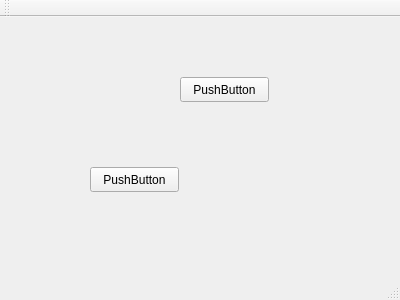
<?xml version="1.0" encoding="UTF-8"?>
<ui version="4.0">
 <class>MainWindow</class>
 <widget class="QMainWindow" name="MainWindow">
  <property name="geometry">
   <rect>
    <x>0</x>
    <y>0</y>
    <width>400</width>
    <height>300</height>
   </rect>
  </property>
  <property name="windowTitle">
   <string>MainWindow</string>
  </property>
  <widget class="QWidget" name="centralWidget">
   <widget class="QPushButton" name="pushButton">
    <property name="geometry">
     <rect>
      <x>180</x>
      <y>60</y>
      <width>89</width>
      <height>25</height>
     </rect>
    </property>
    <property name="text">
     <string>PushButton</string>
    </property>
   </widget>
   <widget class="QPushButton" name="pushButton_2">
    <property name="geometry">
     <rect>
      <x>90</x>
      <y>150</y>
      <width>89</width>
      <height>25</height>
     </rect>
    </property>
    <property name="text">
     <string>PushButton</string>
    </property>
   </widget>
  </widget>
  <widget class="QMenuBar" name="menuBar">
   <property name="geometry">
    <rect>
     <x>0</x>
     <y>0</y>
     <width>400</width>
     <height>28</height>
    </rect>
   </property>
  </widget>
  <widget class="QToolBar" name="mainToolBar">
   <attribute name="toolBarArea">
    <enum>TopToolBarArea</enum>
   </attribute>
   <attribute name="toolBarBreak">
    <bool>false</bool>
   </attribute>
  </widget>
  <widget class="QStatusBar" name="statusBar"/>
 </widget>
 <layoutdefault spacing="6" margin="11"/>
 <resources/>
 <connections/>
</ui>
